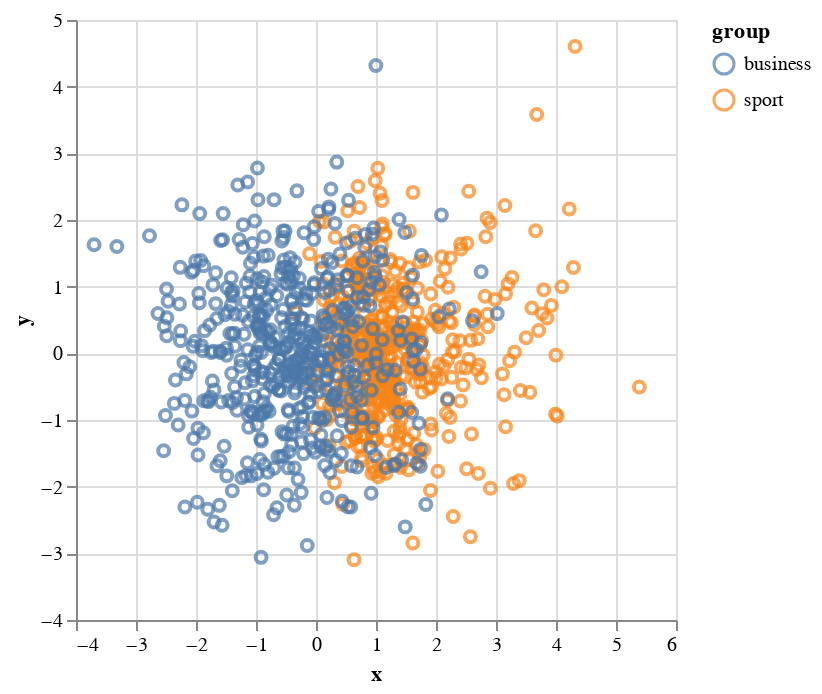

This figure's notebook cell:
### Markdown cell above
Estos resultados no son magníficos, pero podemos ver los inicios de la separación. Si nos fijamos en sólo dos temas, se hace más evidente.

### Code cell
chart = alt.Chart(bbc_2d[bbc_2d["group"].isin(["sport", "business"])]).mark_point().encode(x="x", y="y", color="group")
# Uncomment to print chart inline, but beware it will inflate the notebook size
chart

### Figure 1 — Vega-Lite specification as saved in the notebook (floating-point values rounded to 4 significant figures; data arrays with more than 128 entries replaced by an {"elided": "..."} marker saying what was removed)
{"config": {"view": {"continuousWidth": 300, "continuousHeight": 300}}, "data": {"name": "data-b0d73e9eaa984ee3f5871cdf06065741"}, "mark": {"type": "point"}, "encoding": {"color": {"field": "group", "type": "nominal"}, "x": {"field": "x", "type": "quantitative"}, "y": {"field": "y", "type": "quantitative"}}, "$schema": "https://vega.github.io/schema/vega-lite/v5.20.1.json", "datasets": {"data-b0d73e9eaa984ee3f5871cdf06065741": {"elided": "1021 records"}}}
